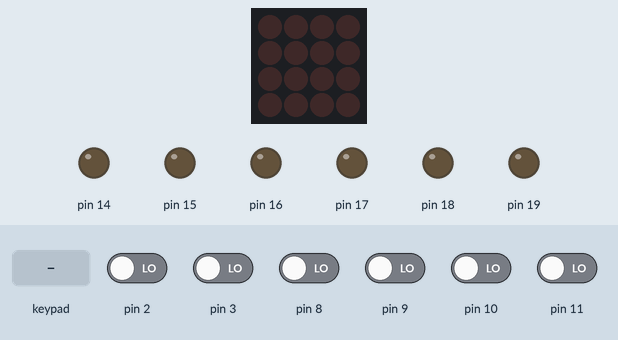
This sketch was run on a simulated Arduino Uno, built with avr-gcc and run on an emulated ATmega328P. Parts: 4×4 LED matrix, output pins drawn as LEDs (lit = HIGH). The test bench sets the inputs (shaded band); at power-on: pin 2, pin 3, pin 8–11 LOW.

Above: at 2.8 s.
2.9 s: keypad keys 1 2 A pressed 0.4 s apart
At 2.97 s:
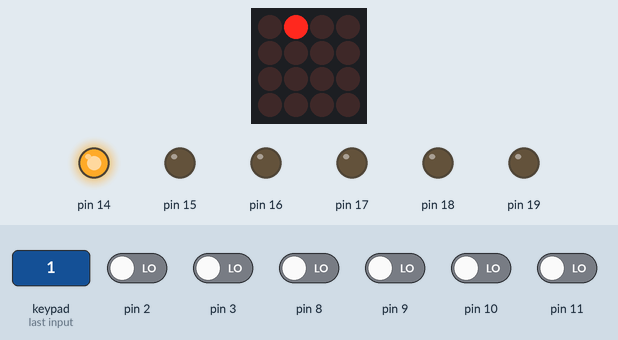
5.6 s: key '3' pressed
At 5.7 s:
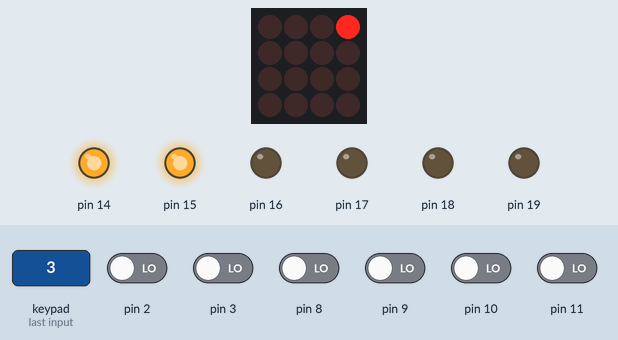
7.2 s: keypad keys 2 5 D pressed 0.4 s apart
At 7.29 s:
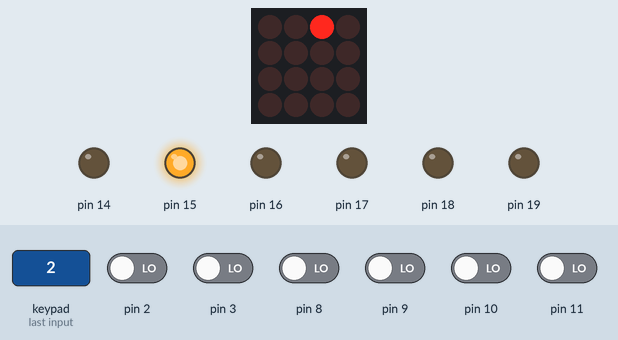
9.9 s: key '6' pressed
At 9.98 s:
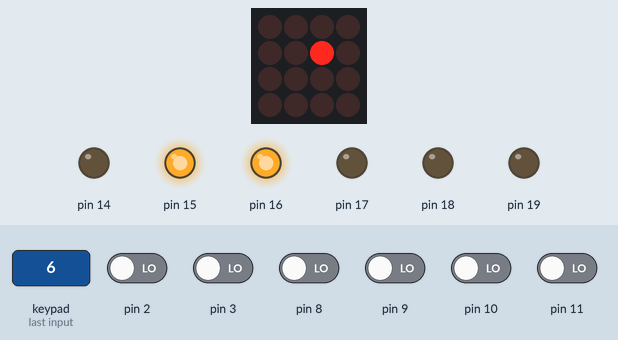
11.5 s: key '7' pressed
At 11.6 s:
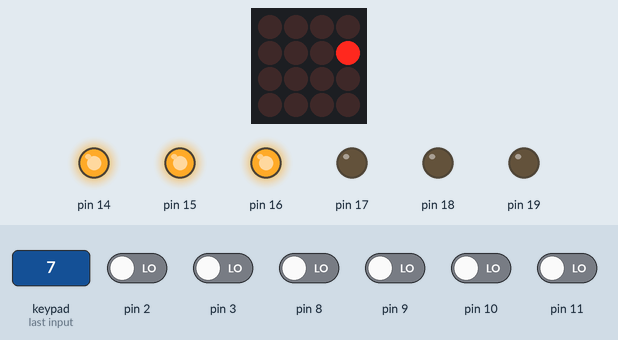
13.1 s: pin 3 driven HIGH
At 14.3 s:
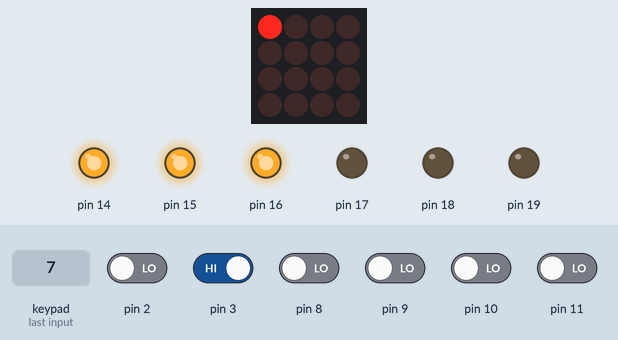
Timing chart, 0 to 15.6 s (numbered marks = the images above; inputs shaded):
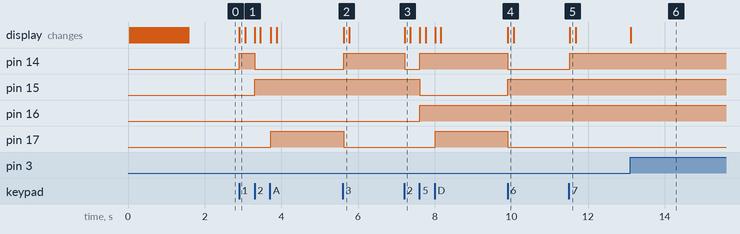

The sketch:

SIMON_SAYS_NO_PRINTF.ino
```cpp
// ----------------------------------------------------
//
// SIMON_SAYS CPE 233 FINAL PROJECT
// DOMINIC GAIERO AND ELIZABETH DAVIS
//
// DESCRIPTION:
//
// ----------------------------------------------------

//IMPORT LIBRARIES

#include <Wire.h>
#include <Adafruit_Trellis.h>


volatile bool LED_SET_STATE = false; //DEFINE STATE FOR SETTING AN LED FROM INTERRUPT
volatile bool LED_CLR_STATE = true;  //DEFINE STATE FOR CLEARING AN LED FROM INTERRUPT
Adafruit_Trellis trellis;

void setup() {
  trellis.begin(0x70); // PASS I2C ADDRESS
  trellis.clear(); //CLEAR ALL LEDS
  trellis.writeDisplay(); //WRITE CHANGES TO DISPLAY
  DDRB = 0x00; //SET PORT B (DIGITAL 8-13) AS INPUT TO RECIEVE LED SIGNAL
  DDRC = 0xFF; //SET PORT C (ANALOG 0-5) AS OUTPUT TO SEND BUTTON DATA
  attachInterrupt(digitalPinToInterrupt(3), LED_SET_ISR, RISING); //ATTACH INTERRUPT TO DIGITAL PIN 3 (SET AN LED)
  attachInterrupt(digitalPinToInterrupt(2), LED_CLR_ISR, RISING); //ATTACH INTERRUPT TO DIGITAL PIN2 (CLEAR AN LED)
  // LIGHT UP ALL LEDS
  for (uint8_t i = 0; i < 16; i++) {

    trellis.setLED(i);
    trellis.writeDisplay();
    delay(50);
  }
  // TURN ALL LEDS OFF
  for (uint8_t i = 0; i < 16; i++) {

    trellis.clrLED(i);
    trellis.writeDisplay();
    delay(50);
  }
}

void loop() {
  digitalWrite(13, LOW); //INTERRUPT PIN FOR BUTTON PRESS

  delay(30);

  if (LED_SET_STATE) { //CHECK IF LED SET INTERRUPT WAS SET
    int LED_STATUS = PINB; //READ FROM PORTB (FROM ASM VALUE TO SET LED)
    trellis.setLED(LED_STATUS); //SET THE LED
    trellis.writeDisplay(); //WRITE THE LED
    LED_SET_STATE = false; //REEST INTERRUPT STATUS
  }
  if (LED_CLR_STATE) { //CHECK IF LED CLR INTERRUPT WAS SET
    int LED_STATUS = PINB; //READ FROM PORTB (FROM ASM VALUE TO SET LED)
    trellis.clrLED(LED_STATUS); //SET THE LED
    trellis.writeDisplay(); //WRITE THE LED
    LED_CLR_STATE = false; //REEST INTERRUPT STATUS
  }

  //READ THE CURRENT BUTTON THAT WAS PRESSED AND SEND OVER PORTC TO ASM
  if (trellis.readSwitches()) {
    for (uint8_t i = 0; i < 16; i++) {
      if (trellis.justPressed(i)) {
        digitalWrite(13, HIGH);
        PORTC = i;
        trellis.setLED(i);
      }
      if (trellis.justReleased(i)) {
        trellis.clrLED(i);
      }
    }
    trellis.writeDisplay();
  }
}

void LED_SET_ISR() {
  noInterrupts();
  LED_SET_STATE = true;
  interrupts();
}

void LED_CLR_ISR() {
  noInterrupts();
  LED_CLR_STATE = true;
  interrupts();
}
```

Measured:
- after the input at 2.9 s, pin 14: LOW → HIGH at once, → LOW 0.40 s later; pin 15: LOW → HIGH after 0.40 s; pin 17: LOW → HIGH after 0.83 s; the display: changes at once (image 1)
- after the input at 5.6 s, pin 14: LOW → HIGH at once; pin 17: HIGH → LOW at once; the display: changes at once (image 2)
- after the input at 7.2 s, pin 14: HIGH → LOW at once, → HIGH 0.40 s later; pin 15: HIGH → LOW after 0.41 s; pin 16: LOW → HIGH after 0.41 s; pin 17: LOW → HIGH after 0.81 s; the display: changes at once (image 3)
- after the input at 9.9 s, pin 14, pin 17: HIGH → LOW at once; pin 15: LOW → HIGH at once; the display: changes at once (image 4)
- after the input at 11.5 s, pin 14: LOW → HIGH at once; the display: changes at once (image 5)
- after the input at 13.1 s, the display: changes at once (image 6)
